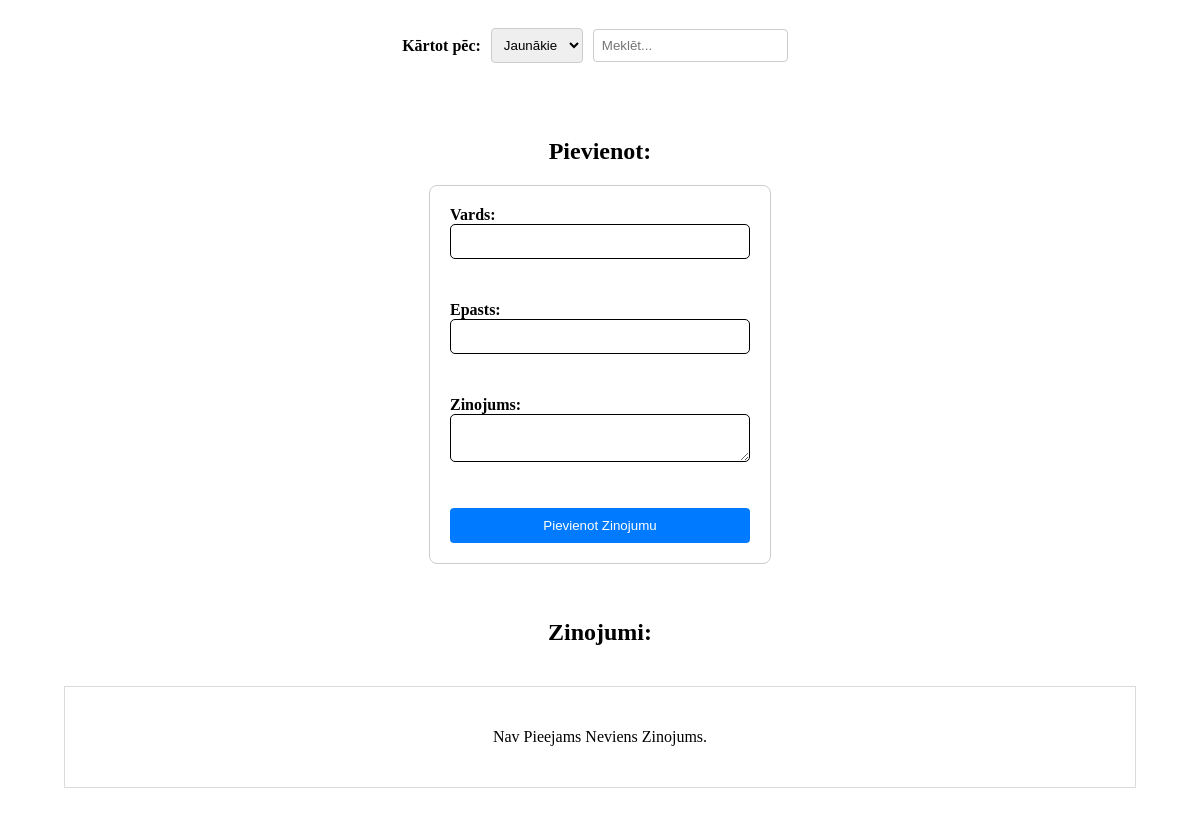
Before: / with the older database file.
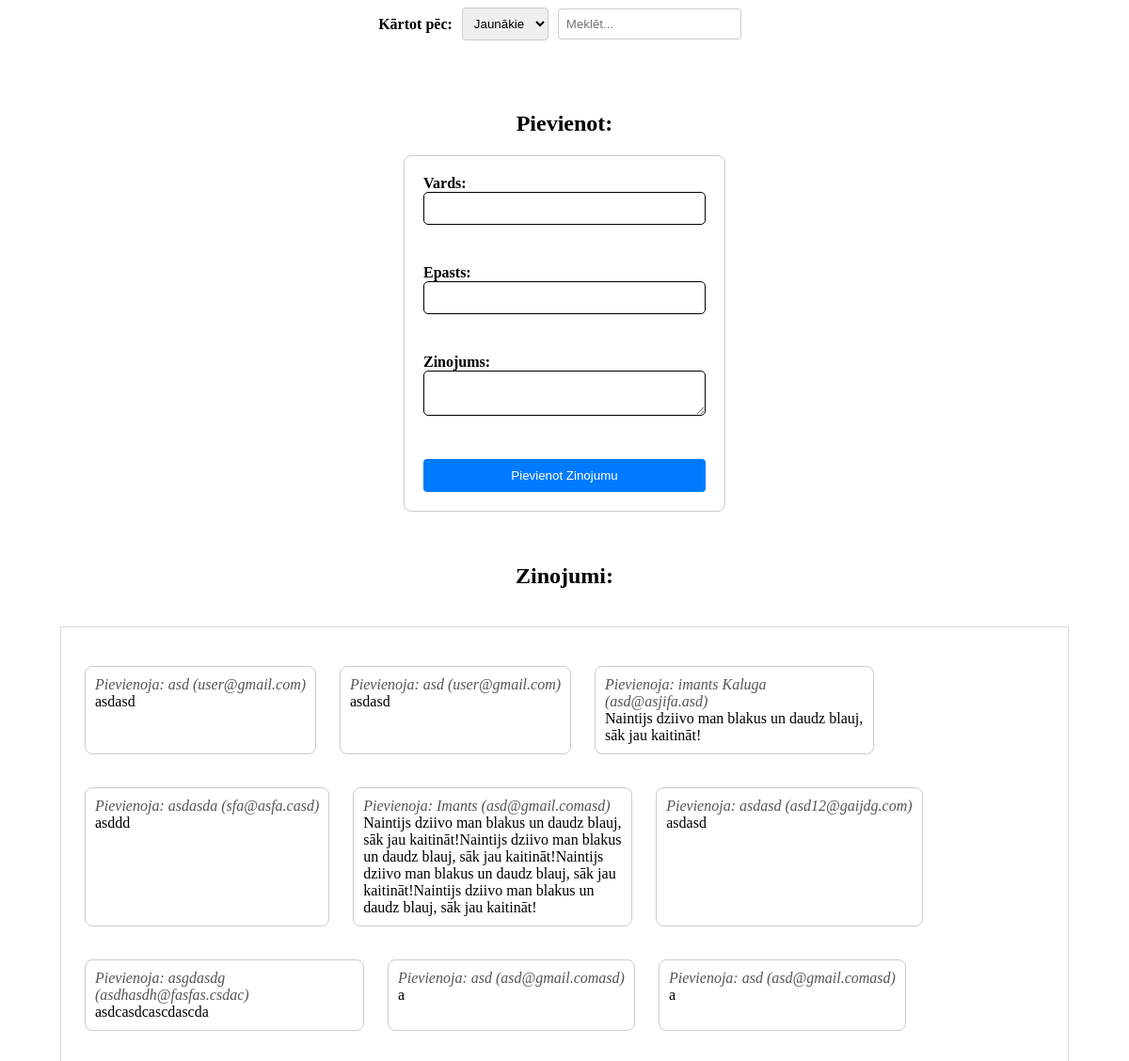
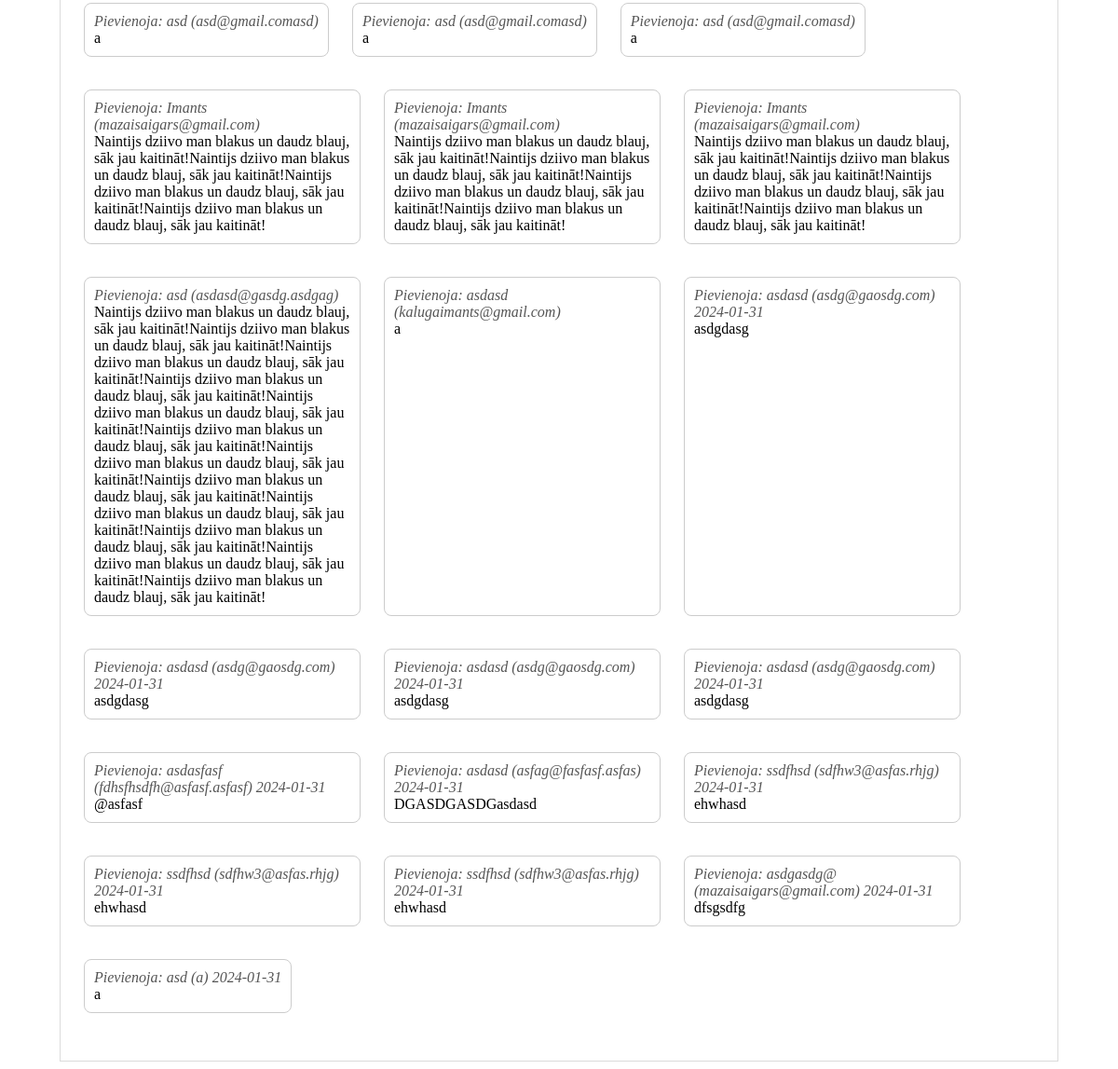
After: the same page with the newer database file (2 pictures, top to bottom).
### tables this page shows
CREATE TABLE `zinojums` (
  `id` int(11) NOT NULL,
  `zinojums` text NOT NULL,
  `datums` date DEFAULT NULL,
  `user_id` int(11) NOT NULL
);

CREATE TABLE `users` (
  `id` int(11) NOT NULL,
  `vards` varchar(50) NOT NULL,
  `epasts` varchar(99) NOT NULL
);

### html/index.php (the view, shortened to what this page needs)
<!DOCTYPE html>
<html lang="en">
<head>
  <link rel="stylesheet" href="../css/index.css">
</head>
<body>
<div class="form-container">
  <div class="sort-container">
    <label for="sort-dropdown">Kārtot pēc:</label>
    <select id="sort-dropdown">
      <option value="latest">Jaunākie</option>
    </select>
    <input type="text" id="search-bar" placeholder="Meklēt...">
  </div>
  <h2>Pievienot:</h2>
  <form action="#" method="post" class="form" id="zinojumsForm">
    <label class="form-label">
      Vards:
      <input type="text" name="vards" class="form-input">
    </label>
    <br>
    <label class="form-label">
      Epasts:
      <input type="email" name="epasts" class="form-input">
    </label>
    <br>
    <label class="form-label">
      Zinojums:
      <textarea name="zinojums" class="form-textarea"></textarea>
    </label>
    <br>
    <button type="button" class="form-button" id="submitZinojums">Pievienot Zinojumu</button>
  </form>
  <h2>Zinojumi:</h2>
  <div class="zinojums-container" id="zinojumsContainer">
    <?php
    $db = new DB();
    $conn = $db->conn;
    $result = $conn->query("SELECT z.*, u.vards, u.epasts FROM `zinojums` z
                             JOIN `users` u ON z.user_id = u.id");
    if ($result->num_rows > 0) {
      echo "<ul class='zinojums-list'>";
      while ($row = $result->fetch_assoc()) {
        echo "<li class='zinojums-item'>";
        echo "<p class='zinojums-author'>Pievienoja: {$row['vards']} ({$row['epasts']}) {$row['datums']}</p>";
        echo "<p>{$row['zinojums']}</p>";
        echo "</li>";
      }
      echo "</ul>";
    } else {
      echo "<p>Nav Pieejams Neviens Zinojums.</p>";
    }
    ?>
  </div>
</div>
</body>
</html>

### css/index.css (style rules this page uses)
.form-container { display: flex; flex-direction: column; justify-content: center; align-items: center; min-height: 100vh; }
h2 { margin-top: 55px; }
.form { width: 300px; padding: 20px; border: 1px solid #ccc; border-radius: 8px; display: flex; flex-direction: column; }
.form-label { display: block; margin-bottom: 8px; font-weight: bold; }
.form-input, .form-textarea { width: 300px; max-width: 300px; min-height: 35px; max-height: 250px; border: 1px solid black; border-radius: 5px; padding: 8px; margin-bottom: 16px; box-sizing: border-box; }
.form-button { background-color: #007bff; color: #fff; padding: 10px; border: none; border-radius: 4px; cursor: pointer; }
.zinojums-container { margin-top: 20px; display: flex; flex-direction: column; align-items: center; width: 85vw; border: 1px solid rgb(219, 219, 219); padding: 25px; }
.zinojums-list { display: flex; flex-wrap: wrap; gap: 25px; list-style-type: none; padding: 0; }
.zinojums-item { border: 1px solid #ccc; border-radius: 8px; padding: 10px; margin-bottom: 10px; max-width: 275px; }
.zinojums-item p { margin: 0; }
.zinojums-author { font-style: italic; color: #555; }
.sort-container { margin-bottom: 20px; display: flex; align-items: center; flex-wrap: wrap; }
label[for="sort-dropdown"] { font-weight: bold; margin-right: 10px; }
#sort-dropdown, #search-bar { padding: 8px; border-radius: 4px; border: 1px solid #ccc; margin-right: 10px; cursor: pointer; }
#search-bar { flex-grow: 1; }

Changed rows visible on the page:
added zinojums: user.vards "asd", user.epasts "user@gmail.com", zinojums "asdasd"
added zinojums: user.vards "asd", user.epasts "user@gmail.com", zinojums "asdasd"
added zinojums: user.vards "imants Kaluga", user.epasts "asd@asjifa.asd", zinojums "Naintijs dziivo man blakus un daudz blauj, sāk jau kaitināt!"
added zinojums: user.vards "asdasda", user.epasts "sfa@asfa.casd", zinojums "asddd"
added zinojums: user.vards "Imants", user.epasts "asd@gmail.comasd", zinojums "Naintijs dziivo man blakus un daudz blauj, sāk jau kaitināt!Naintijs dziivo man blakus un daudz blauj, sāk jau kaitināt!Naintijs dziivo man blakus un daudz blauj, sāk jau kaitināt!Naintijs dziivo man blakus un daudz blauj, sāk jau kaitināt!"
added zinojums: user.vards "asdasd", user.epasts "asd12@gaijdg.com", zinojums "asdasd"
added zinojums: user.vards "asgdasdg", user.epasts "asdhasdh@fasfas.csdac", zinojums "asdcasdcascdascda"
added zinojums: user.vards "asd", user.epasts "asd@gmail.comasd", zinojums "a"
added zinojums: user.vards "asd", user.epasts "asd@gmail.comasd", zinojums "a"
added zinojums: user.vards "asd", user.epasts "asd@gmail.comasd", zinojums "a"
added zinojums: user.vards "asd", user.epasts "asd@gmail.comasd", zinojums "a"
added zinojums: user.vards "asd", user.epasts "asd@gmail.comasd", zinojums "a"
added zinojums: user.vards "Imants", user.epasts "mazaisaigars@gmail.com", zinojums "Naintijs dziivo man blakus un daudz blauj, sāk jau kaitināt!Naintijs dziivo man blakus un daudz blauj, sāk jau kaitināt!Naintijs dziivo man blakus un daudz blauj, sāk jau kaitināt!Naintijs dziivo man blakus un daudz blauj, sāk jau kaitināt!"
added zinojums: user.vards "Imants", user.epasts "mazaisaigars@gmail.com", zinojums "Naintijs dziivo man blakus un daudz blauj, sāk jau kaitināt!Naintijs dziivo man blakus un daudz blauj, sāk jau kaitināt!Naintijs dziivo man blakus un daudz blauj, sāk jau kaitināt!Naintijs dziivo man blakus un daudz blauj, sāk jau kaitināt!"
added zinojums: user.vards "Imants", user.epasts "mazaisaigars@gmail.com", zinojums "Naintijs dziivo man blakus un daudz blauj, sāk jau kaitināt!Naintijs dziivo man blakus un daudz blauj, sāk jau kaitināt!Naintijs dziivo man blakus un daudz blauj, sāk jau kaitināt!Naintijs dziivo man blakus un daudz blauj, sāk jau kaitināt!"
added zinojums: user.vards "asd", user.epasts "asdasd@gasdg.asdgag", zinojums "Naintijs dziivo man blakus un daudz blauj, sāk jau kaitināt!Naintijs dziivo man blakus un daudz blauj, sāk jau kaitināt!Naintijs dziivo man blakus un daudz blauj, sāk jau kaitināt!Naintijs dziivo man blakus un daudz blauj, sāk jau kaitināt!Naintijs dziivo man blakus un daudz blauj, sāk jau kaitināt!Naintijs dziivo man blakus un daudz blauj, sāk jau kaitināt!Naintijs dziivo man blakus un daudz blauj, sāk jau kaitināt!Naintijs dziivo man blakus un daudz blauj, sāk jau kaitināt!Naintijs dziivo man blakus un daudz blauj, sāk jau kaitināt!Naintijs dziivo man blakus un daudz blauj, sāk jau kaitināt!Naintijs dziivo man blakus un daudz blauj, sāk jau kaitināt!Naintijs dziivo man blakus un daudz…"
added zinojums: user.vards "asdasd", user.epasts "kalugaimants@gmail.com", zinojums "a"
added zinojums: user.vards "asdasd", user.epasts "asdg@gaosdg.com", datums "2024-01-31", zinojums "asdgdasg"
added zinojums: user.vards "asdasd", user.epasts "asdg@gaosdg.com", datums "2024-01-31", zinojums "asdgdasg"
added zinojums: user.vards "asdasd", user.epasts "asdg@gaosdg.com", datums "2024-01-31", zinojums "asdgdasg"
added zinojums: user.vards "asdasd", user.epasts "asdg@gaosdg.com", datums "2024-01-31", zinojums "asdgdasg"
added zinojums: user.vards "asdasfasf", user.epasts "fdhsfhsdfh@asfasf.asfasf", datums "2024-01-31", zinojums "@asfasf"
added zinojums: user.vards "asdasd", user.epasts "asfag@fasfasf.asfas", datums "2024-01-31", zinojums "DGASDGASDGasdasd"
added zinojums: user.vards "ssdfhsd", user.epasts "sdfhw3@asfas.rhjg", datums "2024-01-31", zinojums "ehwhasd"
added zinojums: user.vards "ssdfhsd", user.epasts "sdfhw3@asfas.rhjg", datums "2024-01-31", zinojums "ehwhasd"
added zinojums: user.vards "ssdfhsd", user.epasts "sdfhw3@asfas.rhjg", datums "2024-01-31", zinojums "ehwhasd"
added zinojums: user.vards "asdgasdg@", user.epasts "mazaisaigars@gmail.com", datums "2024-01-31", zinojums "dfsgsdfg"
added zinojums: user.vards "asd", user.epasts "a", datums "2024-01-31", zinojums "a"
Other visible differences:
text no longer shown: "Nav Pieejams Neviens Zinojums."
